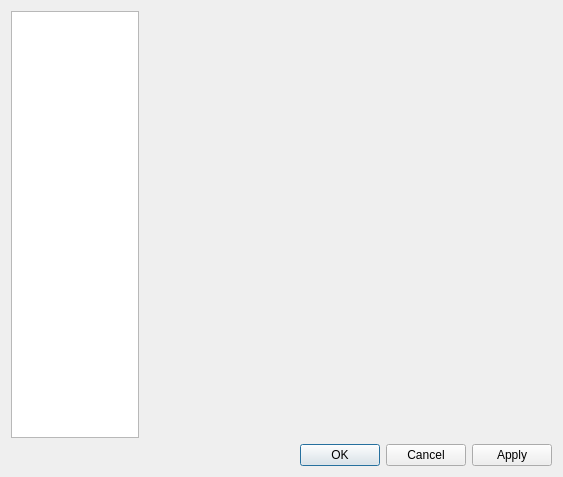
<?xml version="1.0" encoding="UTF-8"?>
<ui version="4.0">
 <class>ConfigDialog</class>
 <widget class="QDialog" name="ConfigDialog">
  <property name="geometry">
   <rect>
    <x>0</x>
    <y>0</y>
    <width>563</width>
    <height>477</height>
   </rect>
  </property>
  <property name="windowTitle">
   <string>Dialog</string>
  </property>
  <property name="locale">
   <locale language="English" country="UnitedStates"/>
  </property>
  <layout class="QVBoxLayout" name="verticalLayout">
   <item>
    <layout class="QHBoxLayout" name="horizontalLayout">
     <property name="spacing">
      <number>12</number>
     </property>
     <item>
      <widget class="QListWidget" name="listWidget">
       <property name="minimumSize">
        <size>
         <width>128</width>
         <height>0</height>
        </size>
       </property>
       <property name="maximumSize">
        <size>
         <width>96</width>
         <height>16777215</height>
        </size>
       </property>
       <property name="font">
        <font>
         <pointsize>8</pointsize>
        </font>
       </property>
       <property name="showDropIndicator" stdset="0">
        <bool>false</bool>
       </property>
       <property name="iconSize">
        <size>
         <width>64</width>
         <height>64</height>
        </size>
       </property>
       <property name="movement">
        <enum>QListView::Static</enum>
       </property>
       <property name="spacing">
        <number>12</number>
       </property>
       <property name="viewMode">
        <enum>QListView::IconMode</enum>
       </property>
       <property name="uniformItemSizes">
        <bool>false</bool>
       </property>
       <property name="wordWrap">
        <bool>true</bool>
       </property>
      </widget>
     </item>
     <item>
      <widget class="QStackedWidget" name="stackedWidget"/>
     </item>
    </layout>
   </item>
   <item>
    <widget class="QDialogButtonBox" name="buttonBox">
     <property name="orientation">
      <enum>Qt::Horizontal</enum>
     </property>
     <property name="standardButtons">
      <set>QDialogButtonBox::Apply|QDialogButtonBox::Cancel|QDialogButtonBox::Ok</set>
     </property>
    </widget>
   </item>
  </layout>
 </widget>
 <resources/>
 <connections>
  <connection>
   <sender>buttonBox</sender>
   <signal>rejected()</signal>
   <receiver>ConfigDialog</receiver>
   <slot>reject()</slot>
   <hints>
    <hint type="sourcelabel">
     <x>316</x>
     <y>260</y>
    </hint>
    <hint type="destinationlabel">
     <x>286</x>
     <y>274</y>
    </hint>
   </hints>
  </connection>
 </connections>
</ui>
